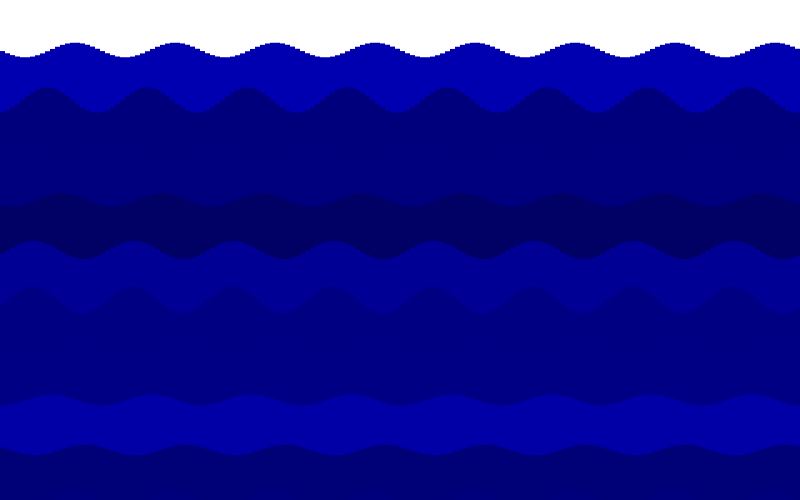
Frame 1 (no input)
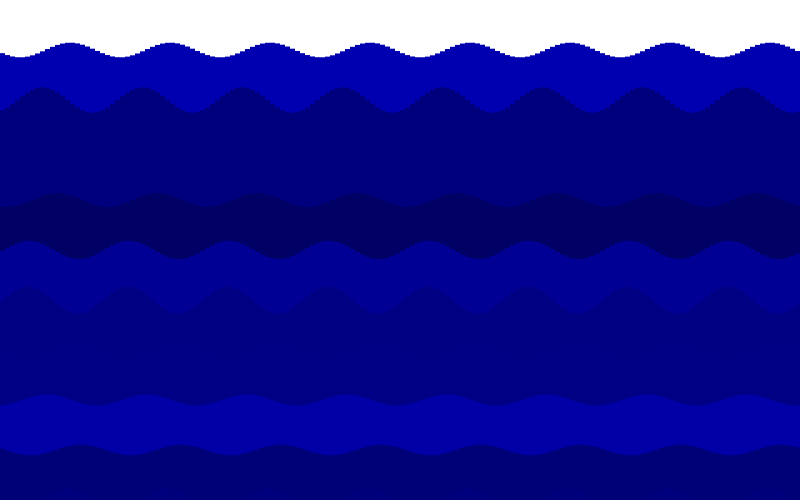
Frame 60 (the mouse pressed at the canvas centre just before this capture)
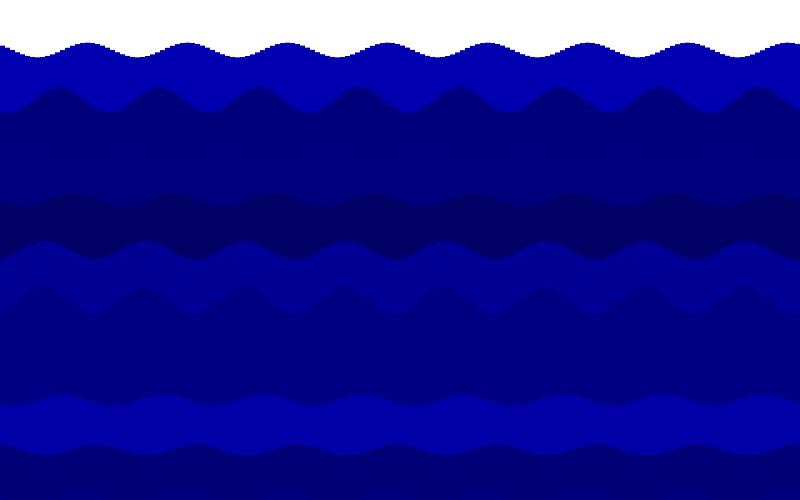
Frame 120 (the mouse held since frame 60 and released just before this capture)

The Processing sketch that drew these frames (run headless with seeded random() and noise(); from frame 60 on, the mouse is pressed at the canvas centre):

// Processing sketch: processing_154722
// ── processing_154722.pde

ArrayList<Wave> waves = new ArrayList<Wave>();

void setup() {
  size(800, 500);
  noStroke();
  waves.add(new Wave(50.0));
  while(waves.size() <= 10) {
    waves.add(new Wave(50 + 50*waves.size()));
  }  
}

void draw() {
  background(255);
  for (Wave w : waves) {
    w.display();
  }
}

class Wave{
  color colour;
  float winkel;
  float a = random(0, 180);
  float inc = TWO_PI/20.0;
  float ampli = random(5, 14);
  float x, y;
  float helper;
  
  Wave(float helper) {
    colour = color(0, 0, int(random(100, 180)));
    this.helper = helper;
  }
  
  public void display() {
    fill(colour);
    for(int i=0; i<width; i=i+5) {
      x = i;
      y = helper + -sin(a) * ampli;
      rect(x, y, 5, height-y);
      a = a + inc;
    }
  }
}
